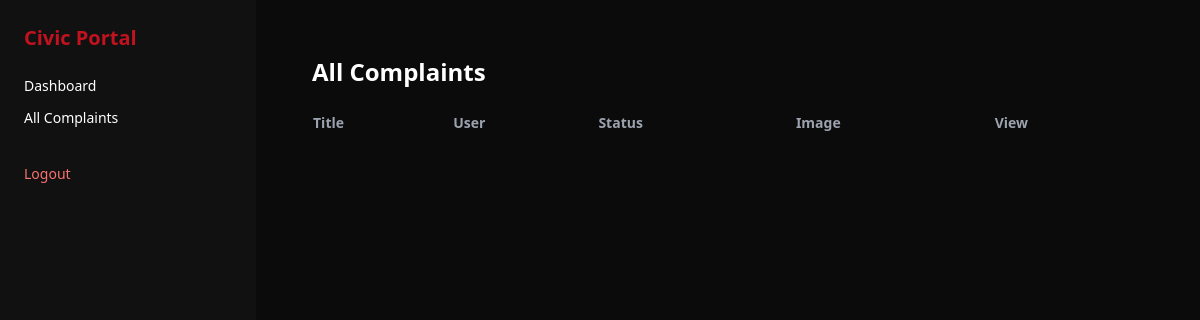
The app's page /admin/complaints (signed in), older data.
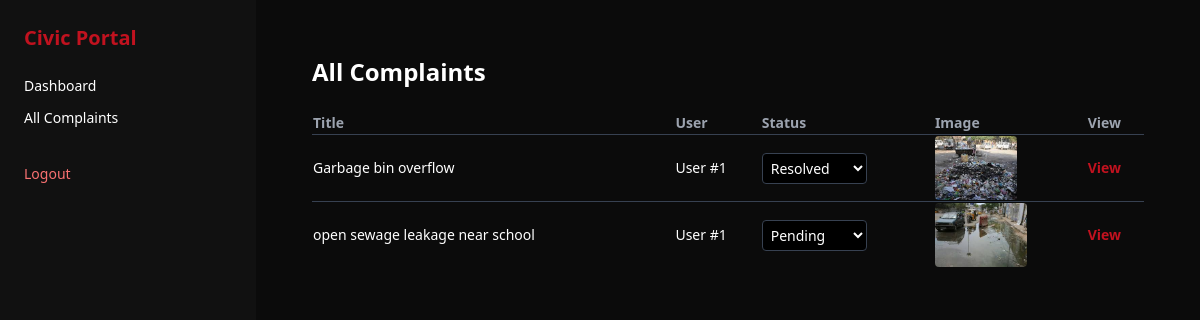
The same page, newer data.
### app/models/models.py (models this page shows)
class Complaint(db.Model):
    __tablename__ = "complaints"
    id = db.Column(db.Integer, primary_key=True)
    user_id = db.Column(db.Integer, db.ForeignKey("users.id"), nullable=False)
    title = db.Column(db.String(200), nullable=False)
    category = db.Column(db.String(50))
    location = db.Column(db.String(100))
    latitude = db.Column(db.Float)
    longitude = db.Column(db.Float)
    description = db.Column(db.Text)
    media = db.Column(db.String(255))
    priority = db.Column(db.String(20), default="Medium")
    status = db.Column(db.String(30), default="Pending")
    created_at = db.Column(db.DateTime, default=datetime.utcnow)

### app/admin/routes.py (the view)
@admin_bp.route("/complaints")
@login_required
def all_complaints():
    if not admin_only():
        return redirect(url_for("auth.login"))
    complaints = Complaint.query.order_by(
        Complaint.created_at.desc()
    ).all()
    return render_template(
        "admin/complaints.html",
        complaints=complaints
    )

### app/admin/routes.py (called while the page is built)
def admin_only():
    return current_user.is_authenticated and current_user.role == "admin"

### app/auth/routes.py (called while the page is built)
@login_manager.user_loader
def load_user(user_id):
    if not user_id.isdigit():
        return None
    return db.session.get(User, int(user_id))

### app/templates/admin/complaints.html (shortened to what this page needs)
{% extends "layout.html" %}
{% block content %}
<div class="p-6">
  <h2 class="text-2xl font-bold mb-6">All Complaints</h2>
  <table class="w-full text-sm">
    <tr class="text-left text-gray-400">
  <th>Title</th>
  <th>User</th>
  <th>Status</th>
  <th>Image</th>
  <th>View</th>
</tr>
    {% for c in complaints %}
    <tr class="border-t border-gray-700">
      <td>{{ c.title }}</td>
      <td>User #{{ c.user_id }}</td>
      <td>
  <form method="POST"
        action="{{ url_for('admin.update_status', complaint_id=c.id) }}">
    <select name="status"
            onchange="this.form.submit()"
            class="bg-black text-white border border-gray-700 rounded p-1">
      <option value="Pending" {% if c.status=='Pending' %}selected{% endif %}>
        Pending
      </option>
      <option value="Resolved" {% if c.status=='Resolved' %}selected{% endif %}>
        Resolved
      </option>
    </select>
  </form>
</td>
      <td>
        {% if c.media %}
        <img src="{{ url_for('static', filename=c.media) }}"
             class="h-16 rounded">
        {% else %}
        —
        {% endif %}
      </td>
      <td>
  <a href="{{ url_for('admin.complaint_detail', complaint_id=c.id) }}"
     class="text-[#C1121F] hover:underline font-semibold">
    View
  </a>
</td>
    </tr>
    {% endfor %}
  </table>
</div>
{% endblock %}

Row changes from the older to the newer data that the page shows:
added Complaint: title "Garbage bin overflow", user_id "1", status "Resolved", media (picture)
added Complaint: title "open sewage leakage near school", user_id "1", status "Pending", media (picture)
